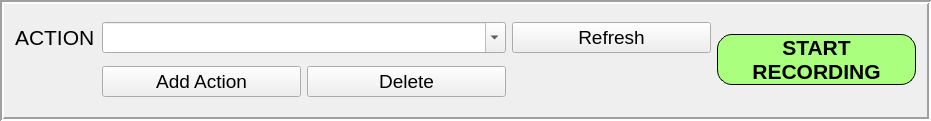
          <widget class="QFrame" name="frame_2">
           <property name="geometry">
            <rect>
             <x>10</x>
             <y>551</y>
             <width>931</width>
             <height>121</height>
            </rect>
           </property>
           <property name="frameShape">
            <enum>QFrame::Shape::Box</enum>
           </property>
           <property name="frameShadow">
            <enum>QFrame::Shadow::Sunken</enum>
           </property>
           <property name="lineWidth">
            <number>2</number>
           </property>
           <layout class="QGridLayout" name="gridLayout_4">
            <item row="0" column="0">
             <widget class="QLabel" name="label_7">
              <property name="maximumSize">
               <size>
                <width>81</width>
                <height>28</height>
               </size>
              </property>
              <property name="font">
               <font>
                <family>Segoe UI</family>
                <pointsize>16</pointsize>
               </font>
              </property>
              <property name="text">
               <string>ACTION:</string>
              </property>
              <property name="alignment">
               <set>Qt::AlignmentFlag::AlignLeading|Qt::AlignmentFlag::AlignLeft|Qt::AlignmentFlag::AlignVCenter</set>
              </property>
             </widget>
            </item>
            <item row="0" column="1" colspan="2">
             <widget class="QComboBox" name="action_comboBox">
              <property name="font">
               <font>
                <family>Segoe UI</family>
                <pointsize>14</pointsize>
               </font>
              </property>
              <property name="editable">
               <bool>true</bool>
              </property>
             </widget>
            </item>
            <item row="0" column="3">
             <widget class="QPushButton" name="refresh_button">
              <property name="font">
               <font>
                <family>Segoe UI</family>
                <pointsize>14</pointsize>
               </font>
              </property>
              <property name="text">
               <string>Refresh</string>
              </property>
             </widget>
            </item>
            <item row="0" column="4" rowspan="2">
             <widget class="QPushButton" name="recording_button">
              <property name="palette">
               <palette>
                <active>
                 <colorrole role="WindowText">
                  <brush brushstyle="SolidPattern">
                   <color alpha="255">
                    <red>0</red>
                    <green>0</green>
                    <blue>0</blue>
                   </color>
                  </brush>
                 </colorrole>
                 <colorrole role="Button">
                  <brush brushstyle="SolidPattern">
                   <color alpha="255">
                    <red>170</red>
                    <green>255</green>
                    <blue>127</blue>
                   </color>
                  </brush>
                 </colorrole>
                 <colorrole role="Light">
                  <brush brushstyle="SolidPattern">
                   <color alpha="255">
                    <red>170</red>
                    <green>255</green>
                    <blue>255</blue>
                   </color>
                  </brush>
                 </colorrole>
                 <colorrole role="Text">
                  <brush brushstyle="SolidPattern">
                   <color alpha="255">
                    <red>0</red>
                    <green>0</green>
                    <blue>0</blue>
                   </color>
                  </brush>
                 </colorrole>
                 <colorrole role="ButtonText">
                  <brush brushstyle="SolidPattern">
                   <color alpha="255">
                    <red>0</red>
                    <green>0</green>
                    <blue>0</blue>
                   </color>
                  </brush>
                 </colorrole>
                 <colorrole role="Base">
                  <brush brushstyle="SolidPattern">
                   <color alpha="255">
                    <red>170</red>
                    <green>255</green>
                    <blue>127</blue>
                   </color>
                  </brush>
                 </colorrole>
                 <colorrole role="Window">
                  <brush brushstyle="SolidPattern">
                   <color alpha="255">
                    <red>170</red>
                    <green>255</green>
                    <blue>127</blue>
                   </color>
                  </brush>
                 </colorrole>
                 <colorrole role="PlaceholderText">
                  <brush brushstyle="NoBrush">
                   <color alpha="128">
                    <red>0</red>
                    <green>0</green>
                    <blue>0</blue>
                   </color>
                  </brush>
                 </colorrole>
                </active>
                <inactive>
                 <colorrole role="WindowText">
                  <brush brushstyle="SolidPattern">
                   <color alpha="255">
                    <red>0</red>
                    <green>0</green>
                    <blue>0</blue>
                   </color>
                  </brush>
                 </colorrole>
                 <colorrole role="Button">
                  <brush brushstyle="SolidPattern">
                   <color alpha="255">
                    <red>170</red>
                    <green>255</green>
                    <blue>127</blue>
                   </color>
                  </brush>
                 </colorrole>
                 <colorrole role="Light">
                  <brush brushstyle="SolidPattern">
                   <color alpha="255">
                    <red>255</red>
                    <green>255</green>
                    <blue>255</blue>
                   </color>
                  </brush>
                 </colorrole>
                 <colorrole role="Text">
                  <brush brushstyle="SolidPattern">
                   <color alpha="255">
                    <red>0</red>
                    <green>0</green>
                    <blue>0</blue>
                   </color>
                  </brush>
                 </colorrole>
                 <colorrole role="ButtonText">
                  <brush brushstyle="SolidPattern">
                   <color alpha="255">
                    <red>0</red>
                    <green>0</green>
                    <blue>0</blue>
                   </color>
                  </brush>
                 </colorrole>
                 <colorrole role="Base">
                  <brush brushstyle="SolidPattern">
                   <color alpha="255">
                    <red>170</red>
                    <green>255</green>
                    <blue>127</blue>
                   </color>
                  </brush>
                 </colorrole>
                 <colorrole role="Window">
                  <brush brushstyle="SolidPattern">
                   <color alpha="255">
                    <red>170</red>
                    <green>255</green>
                    <blue>127</blue>
                   </color>
                  </brush>
                 </colorrole>
                 <colorrole role="PlaceholderText">
                  <brush brushstyle="NoBrush">
                   <color alpha="128">
                    <red>0</red>
                    <green>0</green>
                    <blue>0</blue>
                   </color>
                  </brush>
                 </colorrole>
                </inactive>
                <disabled>
                 <colorrole role="WindowText">
                  <brush brushstyle="SolidPattern">
                   <color alpha="255">
                    <red>0</red>
                    <green>0</green>
                    <blue>0</blue>
                   </color>
                  </brush>
                 </colorrole>
                 <colorrole role="Button">
                  <brush brushstyle="SolidPattern">
                   <color alpha="255">
                    <red>170</red>
                    <green>255</green>
                    <blue>127</blue>
                   </color>
                  </brush>
                 </colorrole>
                 <colorrole role="Light">
                  <brush brushstyle="SolidPattern">
                   <color alpha="255">
                    <red>255</red>
                    <green>255</green>
                    <blue>255</blue>
                   </color>
                  </brush>
                 </colorrole>
                 <colorrole role="Text">
                  <brush brushstyle="SolidPattern">
                   <color alpha="255">
                    <red>0</red>
                    <green>0</green>
                    <blue>0</blue>
                   </color>
                  </brush>
                 </colorrole>
                 <colorrole role="ButtonText">
                  <brush brushstyle="SolidPattern">
                   <color alpha="135">
                    <red>255</red>
                    <green>255</green>
                    <blue>255</blue>
                   </color>
                  </brush>
                 </colorrole>
                 <colorrole role="Base">
                  <brush brushstyle="SolidPattern">
                   <color alpha="255">
                    <red>170</red>
                    <green>255</green>
                    <blue>127</blue>
                   </color>
                  </brush>
                 </colorrole>
                 <colorrole role="Window">
                  <brush brushstyle="SolidPattern">
                   <color alpha="255">
                    <red>170</red>
                    <green>255</green>
                    <blue>127</blue>
                   </color>
                  </brush>
                 </colorrole>
                 <colorrole role="PlaceholderText">
                  <brush brushstyle="NoBrush">
                   <color alpha="128">
                    <red>0</red>
                    <green>0</green>
                    <blue>0</blue>
                   </color>
                  </brush>
                 </colorrole>
                </disabled>
               </palette>
              </property>
              <property name="font">
               <font>
                <family>Segoe UI</family>
                <pointsize>16</pointsize>
                <bold>true</bold>
               </font>
              </property>
              <property name="cursor">
               <cursorShape>PointingHandCursor</cursorShape>
              </property>
              <property name="styleSheet">
               <string notr="true">background-color: rgb(170, 255, 127);
border-radius: 15px; /* Adjust the radius as needed */
color: black; /* Set the text color */
border: 1px solid black; /* Optional: Add a border */</string>
              </property>
              <property name="text">
               <string>START
RECORDING</string>
              </property>
             </widget>
            </item>
            <item row="1" column="1">
             <widget class="QPushButton" name="add_action_button">
              <property name="font">
               <font>
                <family>Segoe UI</family>
                <pointsize>14</pointsize>
               </font>
              </property>
              <property name="text">
               <string>Add Action</string>
              </property>
             </widget>
            </item>
            <item row="1" column="2">
             <widget class="QPushButton" name="delete_action_button">
              <property name="font">
               <font>
                <family>Segoe UI</family>
                <pointsize>14</pointsize>
               </font>
              </property>
              <property name="text">
               <string>Delete</string>
              </property>
             </widget>
            </item>
           </layout>
          </widget>
